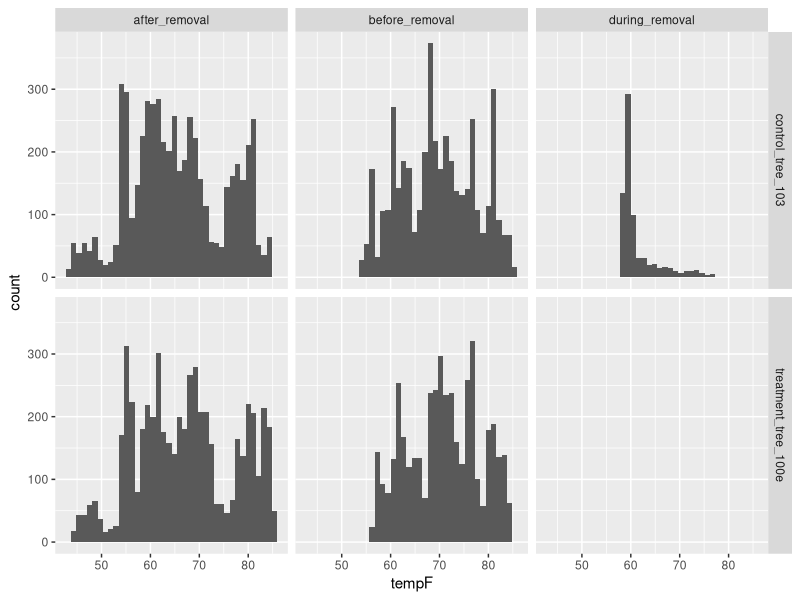
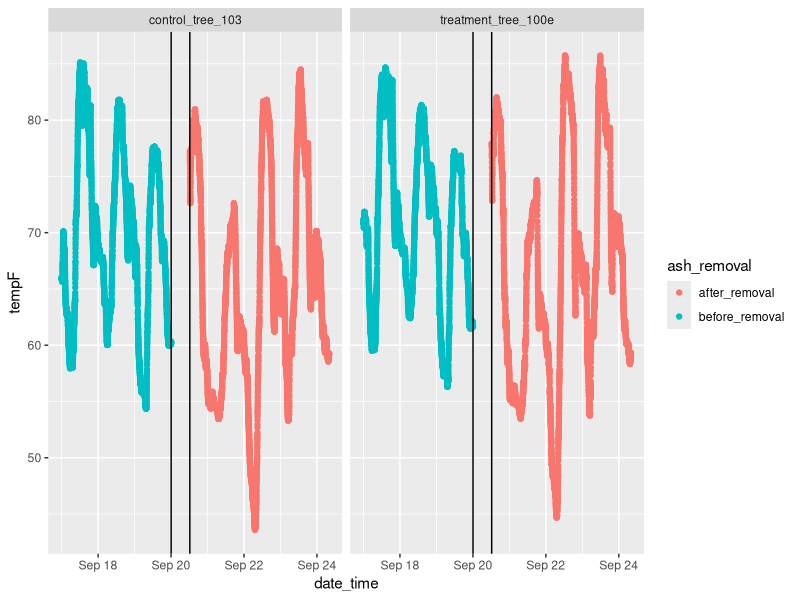
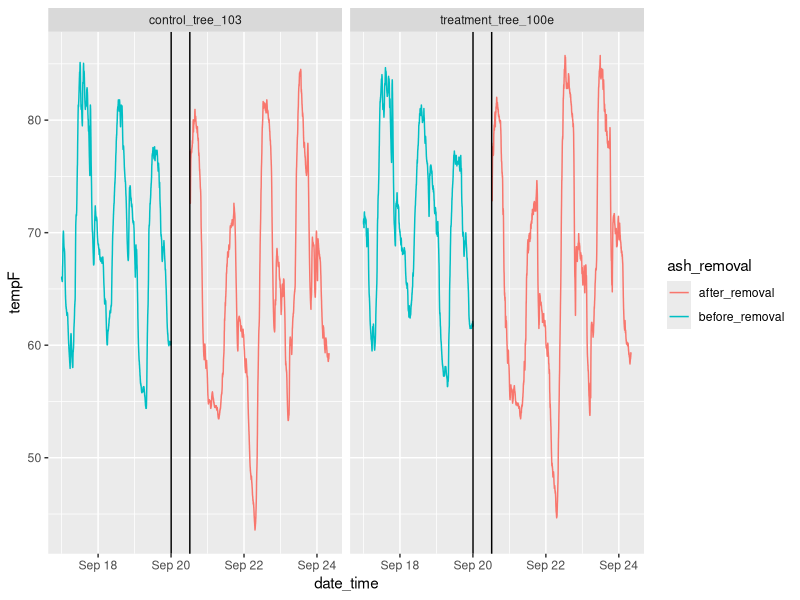

The R source for these figures, in order:
## ---- chunk 1
knitr::opts_chunk$set(warning=FALSE, message=FALSE)

## ---- chunk 2
library(dplyr) # for mutate() functionality
library(lubridate) # for as.POSIX function
library(ggplot2)
options(stringsAsFactors = FALSE) # so that dates read in as character strings not factors (factors are troublesome for converting to dates)

## ---- chunk 3

# read csv file
ash_data <- read.csv("data/ash-microclimate-data2018.csv", header = T) 

# check structure and make sure every column and row we expect to be there is present
head(ash_data)
unique(ash_data$sensor_name)
str(ash_data) # darn, we dont have the factors and date formatted anymore

# reset date and factors
ash_data <- ash_data %>% 
  mutate(date_time = ymd_hms(date_time), sensor_sn = as.factor(sensor_sn), sensor_name = as.factor(sensor_name), ash_removal = as.factor(ash_removal))

# recheck structure to make sure date=POSIXct, tempF = num, and everything else is a factor- except we don't care about the "X" factor
str(ash_data) 

## ---- chunk 4

ash_data %>% # define date
  ggplot() +
  geom_histogram(mapping = aes(x= tempF), bins = 40) + # define x axis
  facet_grid(facets = sensor_name ~ ash_removal) # define which variables to panel vertical and horizontal graphs with

## ---- chunk 5

ash_data %>%
  filter(ash_removal == "before_removal" | ash_removal == "after_removal") %>% 
  group_by(ash_removal) %>% 
  ggplot() +
  geom_point(mapping = aes(x = date_time, y = tempF,
                           color = ash_removal)) +
  geom_vline(xintercept = ymd_hms("2018-09-20 00:04:00")) +
  geom_vline(xintercept= ymd_hms("2018-09-20 12:20:59")) +
  facet_wrap( facets = ~ sensor_name)

## ---- chunk 6

ash_data %>%
  filter(ash_removal == "before_removal" | ash_removal == "after_removal") %>% 
  group_by(ash_removal) %>% 
  ggplot() +
  geom_line(mapping = aes(x = date_time, y = tempF,
                           color = ash_removal)) +
  geom_vline(xintercept = ymd_hms("2018-09-20 00:04:00")) +
  geom_vline(xintercept= ymd_hms("2018-09-20 12:20:59")) +
  facet_wrap( facets = ~ sensor_name)

